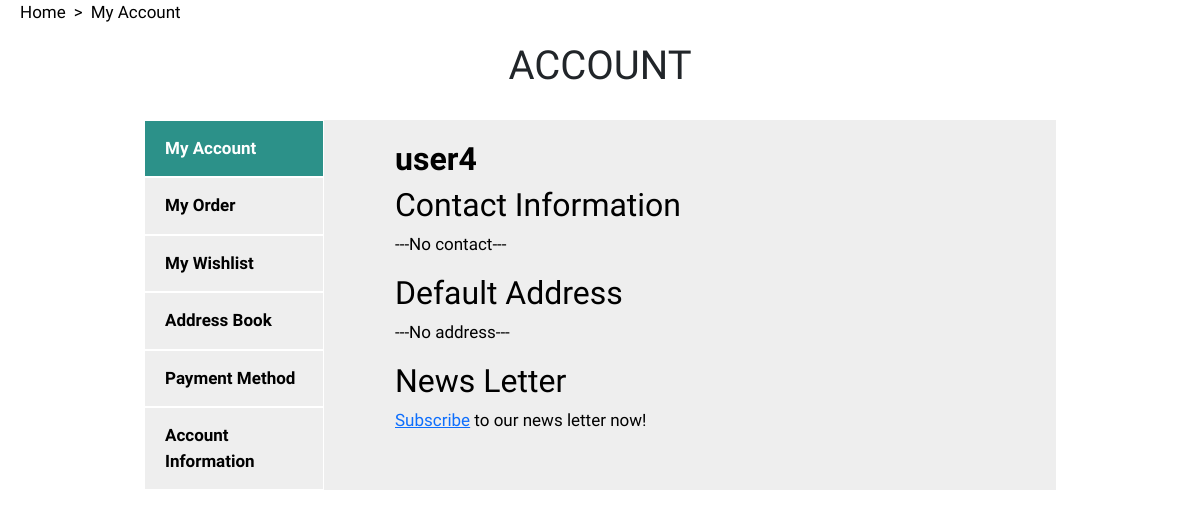
The page /superpharm/account.php?uid=14 (signed in) on the database as committed earlier.
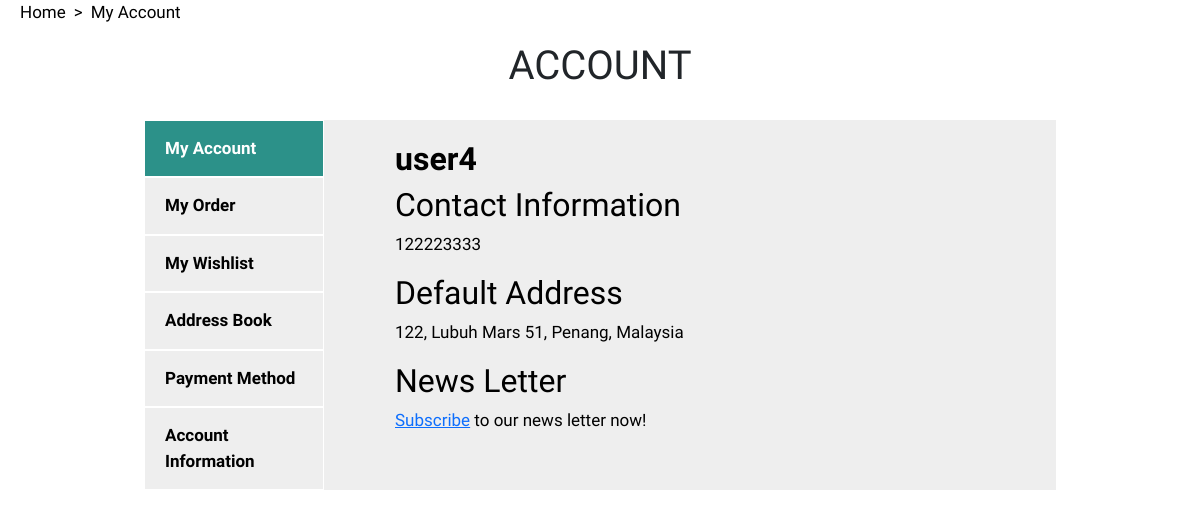
The same page on the database as committed later.
### tables this page shows
CREATE TABLE `user` (
  `user_id` int(3) NOT NULL,
  `username` varchar(20) NOT NULL,
  `password` int(20) NOT NULL,
  `email` varchar(30) NOT NULL,
  `address` varchar(255) DEFAULT NULL,
  `payment_method` varchar(20) DEFAULT NULL,
  `contact` int(11) DEFAULT NULL
);

### superpharm/account.php (the view, shortened to what this page needs)
<!DOCTYPE html>
<?php
require('include/config.php');
include('auth_session.php'); ?>
<html lang="en">
<?php include('head.php'); ?>
<body>
    <ul class="breadcrumb">
        <li><a href="project.php" target="_self">Home</a></li>
        <li><a href="" target="_self">My Account</a></li>
    </ul>
    <?php
    if(!isset($_SESSION['username'])) {?>
        <div class="container">
            <div class="row"><h1 class="center">Login / Sign Up</h1></div>
        </div>
        <div class="container mt-20">
            <figure class="tabBlock">
                <ul class="tabBlock-tabs">
                    <li class="tabBlock-tab">Login</li>
                    <li class="tabBlock-tab is-active">Register</li>
                </ul>
                <div class="tabBlock-content">
                    <div class="tabBlock-pane">
                        <?php
                        if (isset($_POST['username'])) {
                            $username = stripslashes($_REQUEST['username']);
                            $username = mysqli_real_escape_string($sql, $username);
                            $password = stripslashes($_REQUEST['password']);
                            $password = mysqli_real_escape_string($sql, $password);
                            $query    = "SELECT * FROM `user` WHERE username='$username'
                                         AND password='$password'";
                            $result = mysqli_query($sql, $query) or die(mysql_error());
                            $rows = mysqli_num_rows($result);
                            if ($rows == 1) {
                                $_SESSION['username'] = $username;
                                header("Location: project.php");
                            } else {
                                echo '<div class="form">
                                      <h3>Incorrect Username/password.</h3><br/>
                                      <p style="text-align:center">Click here to <a href="account.php">Login</a> again.</p>
                                      </div>';
                            }
                        } else {
                    ?>
                        <div class="contianer">
                            <div class="row">
                                <div class="col-12 col-md-6">
                                    <h1 class="login-title">SIGN IN WITH YOUR USERNAME</h1>
                                    <form class="tab-form" method="post" name="login">
                                        <p>USERNAME</p>
                                        <input type="text" class="login-input" name="username" placeholder="Username" autofocus="true"/>
                                        <p>PASSWORD</p>
                                        <input type="password" class="login-input mb-10" name="password" placeholder="Password" />
                                        <a class="forget" href="">forget password?</a>
                                        <input type="submit" value="Login" name="submit" class="login-button"/>
                                    </form>
                                </div>
                                <div class="col-12 col-md-6">
                                    <h1 class="login-title">SIGN IN WITH SOCIAL MEDIA ACCOUNTS</h1>
                                    <button class="btn"><img src="icon/google.svg" alt="Google Login" class="google" />SIGN IN WITH GOOGLE</a>
                                </div>
                            </div>
                        </div>
                    <?php
                        }
                    ?>
                    </div>
                    <div class="tabBlock-pane">
                        <?php
                        if (isset($_REQUEST['username'])) {
                            $username = stripslashes($_REQUEST['username']);
                            $username = mysqli_real_escape_string($sql, $username);
                            $email    = stripslashes($_REQUEST['email']);
                            $email    = mysqli_real_escape_string($sql, $email);
                            $password = stripslashes($_REQUEST['password']);
                            $password = mysqli_real_escape_string($sql, $password);
                            $query    = "INSERT into `user` (username, password, email)
                                         VALUES ('$username', '$password', '$email')";
                            $result   = mysqli_query($sql, $query);
                            if ($result) {
                                echo '<div class="form">
                                      <h3>You have successfully registered.</h3><br/>
                                      <p class="center">Click here to <a href="project.php" target="_self">login</a></p>
                                      </div>';
                            } else {
                                echo '<div class="form">
                                      <h3>Required fields are missing.</h3><br/>
                                      <p class="center">Click here to <a href="account.php" target="_self">registration</a> again.</p>
                                      </div>';
                            }
                        } else {
                        ?>
                        <div class="contianer">
                            <div class="row">
                                <div class="col-12 col-md-6">
                                    <h1 class="login-title">REGISTER WITH EMAIL</h1>
                                    <form class="tab-form" method="post" action="">
                                        <p>USERNAME</p>
                                        <input type="text" class="login-input" name="username" placeholder="Username" required />
                                        <p>EMAIL ADDRESS</p>
                                        <input type="text" class="login-input" name="email" placeholder="Email Adress">
                                        <p>PASSWORD</p>
                                        <input type="password" class="login-input mb-10" name="password" placeholder="Password">
                                        <a class="forget" href="#" target="_blank">forget password?</a>
                                        <input type="submit" name="submit" value="Register" class="login-button">
                                    </form>
                                </div>
                                <div class="col-12 col-md-6">
                                    <h1 class="login-title">SIGN UP WITH SOCIAL MEDIA ACCOUNTS</h1>
                                    <button class="btn"><img src="icon/google.svg" alt="Google SignUp" class="google" />SIGN UP WITH GOOGLE</a>
                                </div>
                            </div>
                        </div>
                    <?php
                        }
                    ?>
                    </div>
                </div>
            </figure>
        </div>
    <?php
    } else {
        $id = $_GET["uid"];
        $query = mysqli_query($sql, "SELECT * FROM user WHERE user_id = $id");
        while($row = mysqli_fetch_assoc($query)){
            $username = $row['username'];
            $address = $row['address'];
            $contact = $row['contact'];
            if($address===NULL){
                $address = "---No address---";
            }
            if($contact===NULL){
                $contact = "---No contact---";
            }
        }?>
        <div class="account-container">
            <h1 class="center">ACCOUNT</h1>
            <div class="tabordion">
                <section id="section1">
                    <label for="option1">My Account</label>
                    <article>
                        <h2 class="text-bold"><?php echo $username; ?></h2>
                        <h2>Contact Information</h2>
                        <p><?php echo $contact; ?></p>
                        <h2>Default Address</h2>
                        <p><?php echo $address; ?></p>
                        <h2>News Letter</h2>
                        <p><a href="#" target="_self" title="Subscribe Now!">Subscribe</a> to our news letter now!</p>
                    </article>
                </section>
                <section id="section2">
                    <label for="option2">My Order</label>
                </section>
                <section id="section3">
                    <label for="option3">My Wishlist</label>
                </section>
                <section id="section4">
                    <label for="option4">Address Book</label>
                </section>
                <section id="section5">
                    <label for="option5">Payment Method</label>
                </section>
                <section id="section6">
                    <label for="option6">Account Information</label>
                </section>
            </div>
        </div>
    <?php
    }?>
</body>
</html>

### superpharm/head.php (shortened to what this page needs)
<head>
	<link href="https://cdn.jsdelivr.net/npm/bootstrap@5.0.0-beta3/dist/css/bootstrap.min.css" rel="stylesheet">
	<link rel="stylesheet" type="text/css" href="style.css">
	<link rel="stylesheet" href="https://cdnjs.cloudflare.com/ajax/libs/font-awesome/4.7.0/css/font-awesome.min.css">
	<link rel='stylesheet' href='https://use.fontawesome.com/releases/v5.6.3/css/all.css'>
</head>

### superpharm/style.css (style rules this page uses)
body { font-family: Abel; background-color: #fff; font-size: 17px; }
.center { text-align: center; }
.text-bold { font-weight: bold; }
ul.breadcrumb a { text-decoration: none; color: black; }
ul.breadcrumb li { display: inline; }
ul.breadcrumb li+li:before { padding: 8px; color: black; content: ">"; }
ol, ul { margin-bottom: 1.25rem; margin-top: 0; }
ol, ul { padding: 0; margin-left: 1.25rem; }
.account-container { padding: 0 30px; }
.tabordion { color: #000; display: block; margin: 30px auto; position: relative; z-index: 0; width: 80%; }
.tabordion section { display: block; background: #eee; }
.tabordion section label { background: #eee; border:1px solid #fff; cursor: pointer; display: block; font-weight: bold; padding: 15px 20px; position: relative; width: 180px; z-index:100; }
.tabordion section article { display: none; left: 230px; min-width: 300px; padding: 20px 0 0 21px; position: absolute; top: 0; }
.tabordion section article:after { background-color: #eee; bottom: 0; content: ""; display: block; left:-229px; position: absolute; top: 0; width: 220px; z-index:1; }
.tabordion input[name="sections"]:checked + label { background: #2c9189; color: #fff; }
.tabordion input[name="sections"]:checked ~ article { display: block; }

Rows that differ between the two databases and show on the page:
changed user "user4": contact (not shown) → "122223333"; address (not shown) → "122, Lubuh Mars 51, Penang, Malaysia"
Other text that changed with them:
$contact: "---No contact---" → (not shown)
$address: "---No address---" → (not shown)
